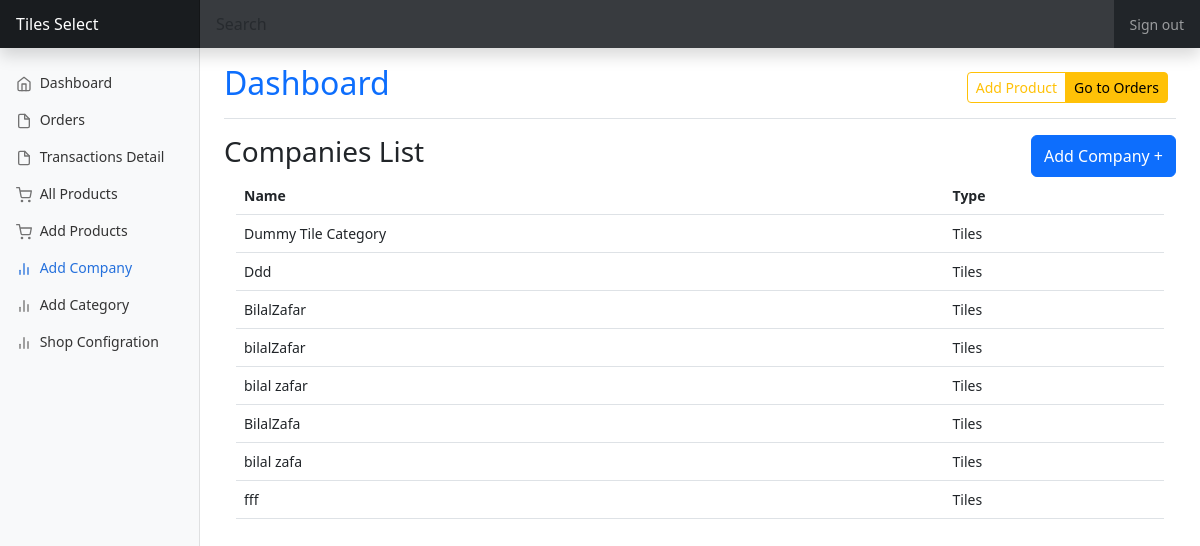
Screenshot of /all-companies (signed in) with the database file from the repository.
### core/models.py (models this page shows, shortened)
class User(AbstractUser):
    id = models.UUIDField(primary_key=True,default=uuid.uuid4 , unique=True)
    username = None
    email = models.EmailField(_('email address'), unique=True)
    showroom_owner = models.BooleanField(default=False)
    USERNAME_FIELD = 'email'
    REQUIRED_FIELDS = []
    objects = UserManager()

class Showrooms(User):
    showroom_type = models.CharField( max_length=50,choices=SHOWROOM_TYPES ,default="")
    showroom_name = models.CharField( max_length=50)
    office_phone_number = models.CharField( max_length=50)
    address = models.CharField( max_length=250)
    since = models.CharField( max_length=50)
    link_360 = models.CharField( max_length=250 , blank=True,null=True)
    class Meta:
        verbose_name_plural = 'Showrooms'

class Company_name(models.Model):
    showroom_type = models.CharField( max_length=50,choices=SHOWROOM_TYPES ,default="")
    name = models.CharField( max_length=50)
    created_at = models.DateField( auto_now_add=True)
    class Meta:
        verbose_name_plural = 'Company Name'

### core/views.py (the view, shortened to what this page needs)
# urls.py: path('all-companies', views.all_companies, name="all_companies"),
@cache_control(no_cache=True, must_revalidate=True , no_store=True)
@login_required(login_url='shop_dashboard_signin')
def all_companies(request):
    if request.user.showroom_owner == True:
        showroom = Showrooms.objects.get(id=request.user.id)
        all_companies = Company_name.objects.filter(showroom_type = showroom.showroom_type)
        context = {
            "showroom": showroom,
            "all_companies": all_companies,
        }
        return render(request , "shop/dashboard/companies.html" ,context)
    else:
        return redirect("shop_dashboard_signin")

### templates/shop/dashboard/companies.html (shortened to what this page needs)
{% extends 'shop/dashboard/shop_dashboard_base.html' %}
{% block content %}
<div class="d-flex justify-content-between">
    <h3>Companies List</h3>
    <button class="btn btn-primary" data-bs-toggle="modal" data-bs-target="#addcompanymodal">Add Company +</button>
</div>
<div class="row" style="margin:0;padding:0;">
    <div class="col-md">
        <table class="table">
            <thead colspan="2" >
                <tr class="fw-bold">
                    <td>Name</td>
                    <td>Type</td>
                </tr>
            </thead>
            <tbody>
                {% for i in all_companies %}
                <tr>
                    <td>{{i.name}}</td>
                    <td>{{i.showroom_type}}</td>
                </tr>
                {% endfor %}
            </tbody>
        </table>
    </div>
</div>
{% endblock content %}

### templates/shop/dashboard/shop_dashboard_base.html (shortened to what this page needs)
{% load static %}
<!doctype html>
<html lang="en" data-bs-theme="auto">
  <head>
<link href="{% static '../assets/dist/css/bootstrap.min.css' %}" rel="stylesheet">
    <link href="{% static 'dashboard.css' %}" rel="stylesheet">
  </head>
  <body>
<header class="print_not_show navbar navbar-dark sticky-top bg-dark flex-md-nowrap p-0 shadow">
  <a class="navbar-brand col-md-3 col-lg-2 me-0 px-3 fs-6" href="{% url 'shop_dashboard' %}">{{ showroom.showroom_name }}</a>
  <input class="form-control form-control-dark w-100 rounded-0 border-0" type="text" placeholder="Search" aria-label="Search">
  <div class="navbar-nav">
    <div class="nav-item text-nowrap">
      <a class="nav-link px-3" onclick="return signout();" href="{% url 'dashboard_logout' %}">Sign out</a>
    </div>
  </div>
</header>
<div class="container-fluid">
  <div class="row">
    <nav id="sidebarMenu" class="print_not_show col-md-3 col-lg-2 d-md-block bg-body-tertiary sidebar collapse">
      <div class="position-sticky pt-3 sidebar-sticky">
        <ul class="nav flex-column">
          <li class="nav-item active">
            <a class="nav-link {% if request.resolver_match.view_name == 'shop_dashboard' %} active{% endif %} "  aria-current="page" href="{% url 'shop_dashboard' %}">
              <span data-feather="home" class="align-text-bottom"></span>
              Dashboard
            </a>
          </li>
          <li class="nav-item">
            <a class="nav-link {% if request.resolver_match.view_name == 'all_orders' %} active{% endif %}" href="{% url 'all_orders' %}">
              <span data-feather="file" class="align-text-bottom"></span>
              Orders
            </a>
          </li>
          <li class="nav-item">
            <a class="nav-link {% if request.resolver_match.view_name == 'transaction_details' %} active{% endif %}" href="{% url 'transaction_details' %}">
              <span data-feather="file" class="align-text-bottom"></span>
              Transactions Detail
            </a>
          </li>
          <li class="nav-item">
            <a class="nav-link {% if request.resolver_match.view_name == 'all_products' %} active{% endif %}" aria-current="page" href="{% url 'all_products' %}">
              <span data-feather="shopping-cart" class="align-text-bottom"></span>
              All Products
            </a>
          </li>
          <li class="nav-item">
            <a class="nav-link {% if request.resolver_match.view_name == 'add_product' %} active{% endif %}" href="{% url 'add_product' %}">
              <span data-feather="shopping-cart" class="align-text-bottom"></span>
             Add Products
            </a>
          </li>
          <li class="nav-item">
            <a class="nav-link {% if request.resolver_match.view_name == 'all_companies' %} active{% endif %}" href="{% url 'all_companies' %}">
              <span data-feather="bar-chart-2" class="align-text-bottom"></span>
              Add Company
            </a>
          </li>
          <li class="nav-item">
            <a class="nav-link {% if request.resolver_match.view_name == 'all_categories' %} active{% endif %}" href="{% url 'all_categories' %}">
              <span data-feather="bar-chart-2" class="align-text-bottom"></span>
              Add Category
            </a>
          </li>
          <li class="nav-item">
            <a class="nav-link {% if request.resolver_match.view_name == 'settings' %} active{% endif %}" href="{% url 'settings' %}">
              <span data-feather="bar-chart-2" class="align-text-bottom"></span>
              Shop Configration
            </a>
          </li>
        </ul>
      </div>
    </nav>
    <main class=" col-md-9 ms-sm-auto col-lg-10 px-md-4">
      <div class="print_not_show d-flex justify-content-between flex-wrap flex-md-nowrap align-items-center pt-3 pb-2 mb-3 border-bottom">
        <h1 class=" h2"><a class="text-decoration-none" href="{% url 'shop_dashboard' %}">Dashboard</a></h1>
        <div class="btn-toolbar mb-2 mb-md-0">
          <div class="btn-group me-2">
            <a href ="{% url 'add_product' %}" class="btn btn-sm btn-outline-warning">Add Product</a>
            <a href="{% url 'all_orders' %}" class="btn btn-sm btn-warning">Go to Orders</a>
          </div>
        </div>
      </div>
      {% block content %}
      {% endblock content %}
    </main>
  </div>
</div>
  </body>
  {% include 'messages.html' %}
</html>

### static/dashboard.css (style rules this page uses)
body { font-size: .875rem; }
.feather { width: 16px; height: 16px; }
.sidebar { position: fixed; top: 0; bottom: 0; left: 0; z-index: 100; padding: 48px 0 0; box-shadow: inset -1px 0 0 rgba(0, 0, 0, .1); }
.sidebar-sticky { height: calc(100vh - 48px); overflow-x: hidden; overflow-y: auto; }
.sidebar .nav-link { font-weight: 500; color: #333; }
.sidebar .nav-link .feather { margin-right: 4px; color: #727272; }
.sidebar .nav-link.active { color: #2470dc; }
.sidebar .nav-link:hover .feather, .sidebar .nav-link.active .feather { color: inherit; }
.navbar-brand { padding-top: .75rem; padding-bottom: .75rem; background-color: rgba(0, 0, 0, .25); box-shadow: inset -1px 0 0 rgba(0, 0, 0, .25); }
.navbar .form-control { padding: .75rem 1rem; }
.form-control-dark { color: #fff; background-color: rgba(255, 255, 255, .1); border-color: rgba(255, 255, 255, .1); }

### rows the page displays
Showrooms: showroom_name "Tiles Select"
Company_name: name "Dummy Tile Category", showroom_type "Tiles"
Company_name: name "Ddd", showroom_type "Tiles"
Company_name: name "BilalZafar", showroom_type "Tiles"
Company_name: name "bilalZafar", showroom_type "Tiles"
Company_name: name "bilal zafar", showroom_type "Tiles"
Company_name: name "BilalZafa", showroom_type "Tiles"
Company_name: name "bilal zafa", showroom_type "Tiles"
Company_name: name "fff", showroom_type "Tiles"
